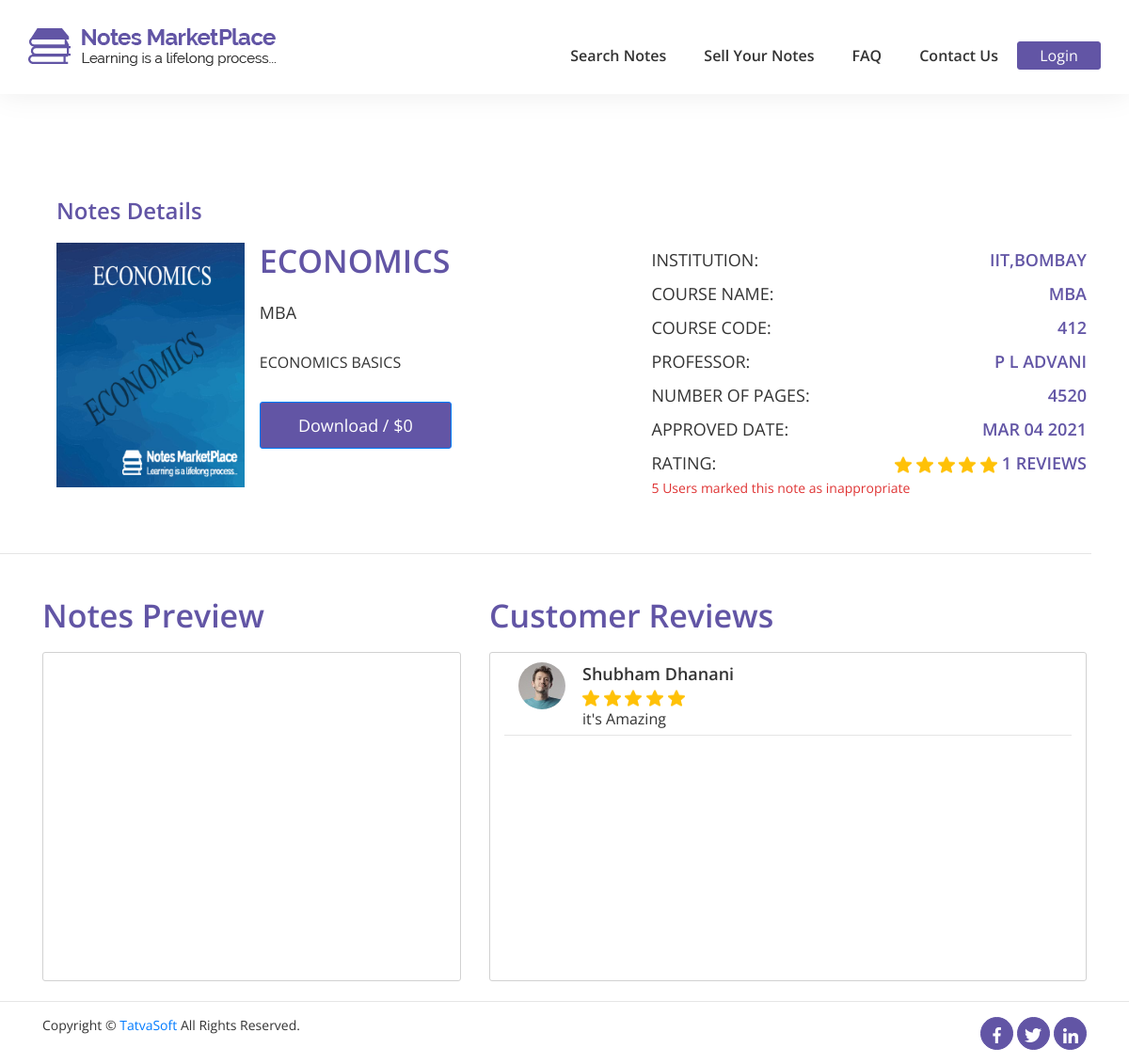
/front/note-details.php?id=116, run on the app's committed database.
### tables this page shows
CREATE TABLE `sellernotes` (
  `ID` int(11) NOT NULL,
  `SellerID` int(11) NOT NULL,
  `Status` int(11) NOT NULL,
  `ActionedBy` int(11) DEFAULT NULL,
  `AdminRemarks` varchar(255) DEFAULT NULL,
  `PublishedDate` datetime DEFAULT current_timestamp(),
  `Title` varchar(100) NOT NULL,
  `Category` int(11) NOT NULL,
  `DisplayPicture` varchar(500) DEFAULT NULL,
  `NoteType` int(11) DEFAULT NULL,
  `NumberofPages` int(11) DEFAULT NULL,
  `Description` varchar(255) NOT NULL,
  `UniversityName` varchar(200) DEFAULT NULL,
  `Country` int(11) DEFAULT NULL,
  `Course` varchar(100) DEFAULT NULL,
  `CourseCode` varchar(100) DEFAULT NULL,
  `Professor` varchar(100) DEFAULT NULL,
  `IsPaid` int(1) NOT NULL DEFAULT 0,
  `SellingPrice` decimal(10,0) DEFAULT NULL,
  `NotesPreview` varchar(255) DEFAULT NULL,
  `CreatedDate` datetime DEFAULT current_timestamp(),
  `CreatedBy` int(11) DEFAULT NULL,
  `ModifiedDate` datetime DEFAULT current_timestamp(),
  `ModifiedBy` int(11) DEFAULT NULL,
  `IsActive` bit(1) NOT NULL DEFAULT b'1'
);

CREATE TABLE `notecategories` (
  `ID` int(11) NOT NULL,
  `Name` varchar(100) NOT NULL,
  `Description` varchar(255) NOT NULL,
  `CreatedDate` datetime DEFAULT current_timestamp(),
  `CreatedBy` int(11) DEFAULT NULL,
  `ModifiedDated` datetime DEFAULT NULL,
  `ModifiedBy` int(11) DEFAULT NULL,
  `IsActive` bit(1) NOT NULL DEFAULT b'1'
);

CREATE TABLE `sellernotesreviews` (
  `ID` int(11) NOT NULL,
  `NoteID` int(11) NOT NULL,
  `ReviewedByID` int(11) NOT NULL,
  `AgainstDownloadsID` int(11) NOT NULL,
  `Ratings` decimal(10,0) NOT NULL,
  `Comments` varchar(255) NOT NULL,
  `CreatedDate` datetime DEFAULT current_timestamp(),
  `CreatedBy` int(11) DEFAULT NULL,
  `ModifiedDate` datetime DEFAULT NULL,
  `ModifiedBy` int(11) DEFAULT NULL,
  `IsActive` bit(1) NOT NULL DEFAULT b'1'
);

CREATE TABLE `users` (
  `ID` int(11) NOT NULL,
  `RoleID` int(11) NOT NULL,
  `FirstName` varchar(50) NOT NULL,
  `LastName` varchar(50) NOT NULL,
  `EmailID` varchar(100) NOT NULL,
  `Password` varchar(60) NOT NULL,
  `password for you` varchar(255) DEFAULT NULL,
  `IsEmailVerified` bit(1) NOT NULL DEFAULT b'0',
  `Token` varchar(255) NOT NULL,
  `CreatedDate` datetime DEFAULT current_timestamp(),
  `CreatedBy` int(11) DEFAULT NULL,
  `ModifiedDate` datetime DEFAULT NULL,
  `ModifiedBy` int(11) DEFAULT NULL,
  `IsActive` bit(1) DEFAULT b'1'
);

### front/note-details.php (the view, shortened to what this page needs)
<?php
include '../php/dbcon.php';
?>
<!DOCTYPE html>
<html lang="en">
<?php include '../php/front-header.php'; ?>
    <section class="notes_details">
        <div class="container">
            <div class="row" style="margin-left:0;margin-right:0">
                <div class="col-md-12 small_heading">
                    Notes Details
                </div>
            </div>
            <?php
            $id = $_GET['id'];
            $selectquery = "select sellernotes.* ,notecategories.Name as category from sellernotes,notecategories where sellernotes.Category=notecategories.ID AND sellernotes.ID=$id";
            $select= mysqli_query($con,$selectquery);
            $result = mysqli_fetch_assoc($select);
            $date = $result['CreatedDate'];
            $timestamp = strtotime($date);
            $new_date = date("M d Y", $timestamp);
            ?>
            <div class="row" style="margin-left:0;margin-right:0">
                <div class="col-md-7">
                    <div class="book_left">
                        <div class="row">
                            <div class="col-md-4 col-sm-4">
                                <img src="../Member/<?php echo $result['SellerID'].'/'.$result['ID'].'/'.$result['DisplayPicture'];?>">
                            </div>
                            <div class="col-md-8 col-sm-8">
                                <h2><?php echo $result['Title'];?></h2>
                                <h5><?php echo $result['category'];?></h5>
                                <p>
                                    <?php echo $result['Description'];?>
                                </p>
                                <div class="download_button">
                                <?php if(!isset($_SESSION['fname'])){
                                ?>
                                <button type="button" class="btn btn-primary btn_download" data-toggle="modal" data-target="#exampleModal" onclick="location.href = 'login.php';">Download / $<?php echo $result['SellingPrice'];?></button>
                                <?php
                                }  ?>
                                </div>
                            </div>
                        </div>
                    </div>
                </div>
                <div class="col-md-5 book_right">
                    <div class="row">
                        <div class="col-md-6 col-sm-6 col-4" style="padding:0;">
                            <div class="note-text-left">
                                <h5>Institution:</h5>
                            </div>
                        </div>
                        <div class="col-md-6 col-sm-6 col-8" style="padding:0;">
                            <div class="note-text-right">
                                <h5><?php echo $result['UniversityName'];?></h5>
                            </div>
                        </div>
                        <div class="col-md-6 col-sm-6 col-6" style="padding:0;">
                            <div class="note-text-left">
                                <h5>Course Name:</h5>
                            </div>
                        </div>
                        <div class="col-md-6 col-sm-6 col-6" style="padding:0;">
                            <div class="note-text-right">
                                <h5><?php echo $result['Course'];?></h5>
                            </div>
                        </div>
                        <div class="col-md-6 col-sm-6 col-6" style="padding:0;">
                            <div class="note-text-left">
                                <h5>Course Code:</h5>
                            </div>
                        </div>
                        <div class="col-md-6 col-sm-6 col-6" style="padding:0;">
                            <div class="note-text-right">
                                <h5><?php echo $result['CourseCode'];?></h5>
                            </div>
                        </div>
                        <div class="col-md-6 col-sm-6 col-6" style="padding:0;">
                            <div class="note-text-left">
                                <h5>Professor:</h5>
                            </div>
                        </div>
                        <div class="col-md-6 col-sm-6 col-6" style="padding:0;">
                            <div class="note-text-right">
                                <h5><?php echo $result['Professor'];?></h5>
                            </div>
                        </div>
                        <div class="col-md-6 col-sm-6 col-6" style="padding:0;">
                            <div class="note-text-left">
                                <h5>Number of Pages:</h5>
                            </div>
                        </div>
                        <div class="col-md-6 col-sm-6 col-6" style="padding:0;">
                            <div class="note-text-right">
                                <h5><?php echo $result['NumberofPages'];?></h5>
                            </div>
                        </div>
                        <div class="col-md-6 col-sm-6 col-6" style="padding:0;">
                            <div class="note-text-left">
                                <h5>Approved Date:</h5>
                            </div>
                        </div>
                        <div class="col-md-6 col-sm-6 col-6" style="padding:0;">
                            <div class="note-text-right">
                                <h5><?php echo $new_date;?></h5>
                            </div>
                        </div>
                        <div class="col-md-4 col-sm-6 col-4" style="padding:0;">
                            <div class="note-text-left">
                                <h5>Rating:</h5>
                            </div>
                        </div>
                        <div class="col-md-8 col-sm-6 col-8" style="padding:0;">
                            <div class="note-text-right">
                          <span class="search_rate">
                          <h5>
                           <?php
                                $note = $result['ID'];
                                $s="SELECT COUNT(sellernotesreviews.Ratings) as totalr, avg(sellernotesreviews.Ratings) as rate from sellernotesreviews WHERE sellernotesreviews.NoteID=$note";
                                $sq=mysqli_query($con,$s);
                                $rs=mysqli_fetch_array($sq);
                                $rat = $rs['rate'];
                                $rate = floor($rat);
                                $totalrate = $rs['totalr'];
                                $i = 1;
                                while($i<6){
                                    if($i<=$rate){
                                        ?>
                                        <img src="../images/icons/star.png" id="star">
                                        <?php
                                    }
                                    else{
                                        ?>
                                        <img src="../images/icons/star-white.png" id="star">
                                        <?php
                                    }
                                    $i++;
                                }
                            ?>
                            <?php echo $totalrate; ?> reviews </h5>
                            </span>
                            </div>
                        </div>
                    </div>
                    <div class="row col-md-12">
                        <span class="col-md-12 red_text" style="padding:0; margin-left:-15px;">
                            5 Users marked this note as inappropriate
                        </span>
                    </div>
                </div>
            </div>
        </div>
        <hr>
    </section>
    <section class="notes_details_down">
        <div class="container">
            <div class="row">
                <div class="small_heading col-md-5 col-sm-12 col-12">
                    <h4>Notes Preview</h4>
                    <div class="col-md-12 book_left">
                        <iframe src="../Member/<?php echo $result['SellerID'].'/'.$result['ID'].'/'.$result['NotesPreview'];?>">
                        </iframe>
                    </div>
                </div>
                <div class="small_heading col-md-7 col-sm-12 col-12">
                    <h4>Customer Reviews</h4>
                    <?php
                        $note = $result['ID'];
                        $se="select sellernotesreviews.*,userprofile.ProfilePicture FROM sellernotesreviews LEFT JOIN userprofile ON sellernotesreviews.ReviewedByID=userprofile.UserID WHERE sellernotesreviews.NoteID=$note ";
                        $seq = mysqli_query($con,$se);
                        $sec = mysqli_num_rows($seq);
                        ?>
                    <div class="col-md-12 book_right">
                      <?php
                        if($sec>0){
                       while($ress = mysqli_fetch_assoc($seq)){
                           $dp = $ress['ProfilePicture'];
                           if($dp==""){
                               $dp = "../images/person/t1.jpg";
                           }
                            $user = $ress['ReviewedByID'];
                            $s="SELECT FirstName,LastName FROM users WHERE ID=$user";
                            $sq=mysqli_query($con,$s);
                            $rs=mysqli_fetch_assoc($sq);
                           ?>
                         <div class="customer_img col-md-1 col-2">
                            <img src="<?php echo $dp; ?>">
                        </div>
                        <div class="customer col-md-11 col-12">
                            <?php echo $rs['FirstName'];?> <?php echo $rs['LastName'];?><br><span class="down-rate">
                            <?php
                            $rating = $ress['Ratings'];
                            $i = 1;
                                while($i<6){
                                    if($i<=$rating){
                                        ?>
                                        <img src="../images/icons/star.png" id="star">
                                        <?php
                                    }
                                    else{
                                        ?>
                                        <img src="../images/icons/star-white.png" id="star">
                                        <?php
                                    }
                                    $i++;
                                }
                            ?>
                            </span><br>
                            <p class="customer_review"> <?php echo $ress['Comments'];?></p>
                        </div>
                        <hr>
                        <?php
                        }
                        }
                        else{
                            ?>
                            <div style="color:gray;"><?php echo "No Reviews Yet...";?></div>
                            <?php
                        }
                        ?>
                    </div>
                </div>
            </div>
        </div>
    </section>
<?php include '../php/footer.php'; ?>
</html>

### css/style.css (style rules this page uses)
* { margin: 0px; padding: 0px; box-sizing: border-box; }
body, html { height: 100%; font-family: Open Sans; }
.book_left img { width: 200px; height: 260px; }
.notes_details .small_heading { font-family: Open Sans; font-size: 24px; font-weight: 600; line-height: 28px; color: #6255a5; padding-top: 60px; padding-bottom: 20px; }
.notes_details .book_left { padding: 0; margin: 0; }
.book_left h2 { font-family: Open Sans; font-size: 34px; font-weight: 600; line-height: 38px; color: #6255a5; padding-bottom: 15px; }
.book_left h5 { font-family: Open Sans; font-size: 18px; font-weight: 400; line-height: 26px; color: #333333; padding-bottom: 20px; }
.book_left p { font-family: Open Sans; font-size: 16px; font-weight: 400; line-height: 24px; color: #333333; padding-bottom: 30px; }
.book_left .download_button .btn_download { background: #6255a5; width: 204px; height: 50px; border-radius: 3px; color: #fff; font-family: Open Sans; font-size: 18px; line-height: 22px; }
.book_right .note-text-left h5 { font-family: Open Sans; font-size: 16px; font-weight: 400; line-height: 36px; color: #333333; margin: 0; text-transform: uppercase; }
.book_right .note-text-right h5 { text-align: right; font-family: Open Sans; font-size: 16px; font-weight: 600; line-height: 36px; color: #6255a5; margin: 0; text-transform: uppercase; }
.book_right .red_text { font-family: Open Sans; font-size: 14px; font-weight: 400; line-height: 18px; color: #df3434; }
.notes_details hr { margin-left: -20px; margin-right: 40px; margin-top: 60px; }
.notes_details_down .book_left { padding: 0; margin: 0; }
.notes_details_down .book_left iframe { width: 100%; height: 350px; border: 1px solid #d1d1d1; border-radius: 3px; }
.notes_details_down .small_heading { font-family: Open Sans; font-size: 24px; font-weight: 600; line-height: 28px; color: #6255a5; padding-top: 30px; }
.notes_details_down .book_right { border: 1px solid #d1d1d1; border-radius: 3px; width: 100%; height: 350px; overflow-y: scroll; }
.notes_details_down .book_right .customer_img { padding-top: 10px; float: left; }
.notes_details_down .book_right .customer_img img { border-radius: 50%; height: 50px; width: 50px; }
.notes_details_down .book_right .customer p { margin-bottom: 10px; }
.notes_details_down .book_right .customer { font-family: Open Sans; font-size: 18px; font-weight: 600; line-height: 24px; color: #333333; padding-right: 0; padding-left: 83px; padding-top: 10px; }
.notes_details_down .book_right .customer p { font-family: Open Sans; font-size: 16px; font-weight: 400; line-height: 24px; color: #333333; }
.notes_details_down .book_right hr { margin-top: -5px; margin-bottom: 0; }
h4 { margin-bottom: 20px; font-size: 34px; font-weight: 600; line-height: 38px; color: #6255a5; }
p { font-size: 14px; line-height: 1.7; color: #666666; margin: 0px; }

### css/responsive.css (style rules this page uses)
@media (min-width: 1200px) { .book_right .note-text-left h5, .book_right .note-text-right h5 { font-size: 18px; } }
@media (min-width: 1200px) { .book_right #star { height: 18px; } }

### data on the page
sellernotes: DisplayPicture (picture), Title "ECONOMICS", Category.Name "MBA", Description "ECONOMICS BASICS", SellingPrice "0", UniversityName "IIT,BOMBAY", Course "MBA", CourseCode "412", Professor "P L ADVANI", NumberofPages "4520", CreatedDate "MAR 04 2021"
sellernotesreviews: ReviewedByID.FirstName "Shubham", ReviewedByID.LastName "Dhanani", Ratings 5 (drawn), Comments "it's Amazing"

### other printed values
$totalrate "1"
